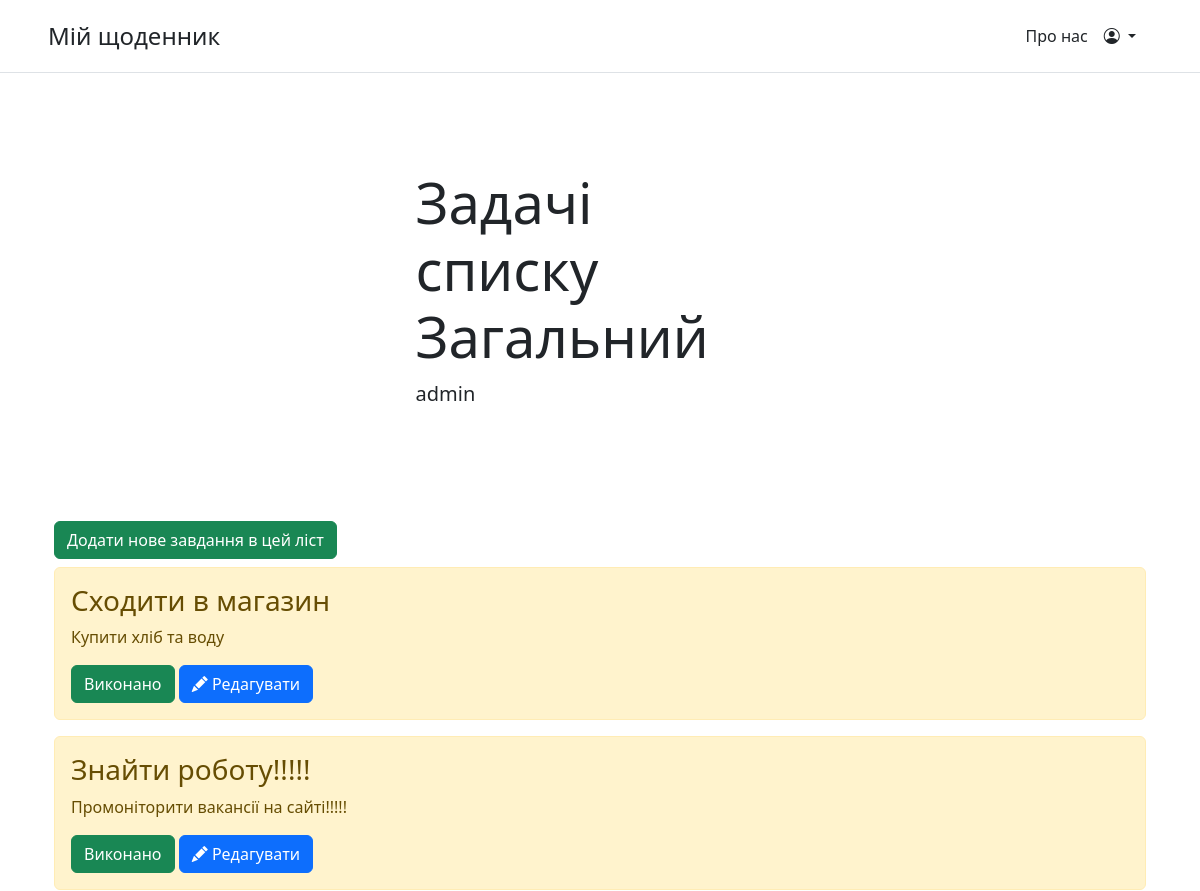
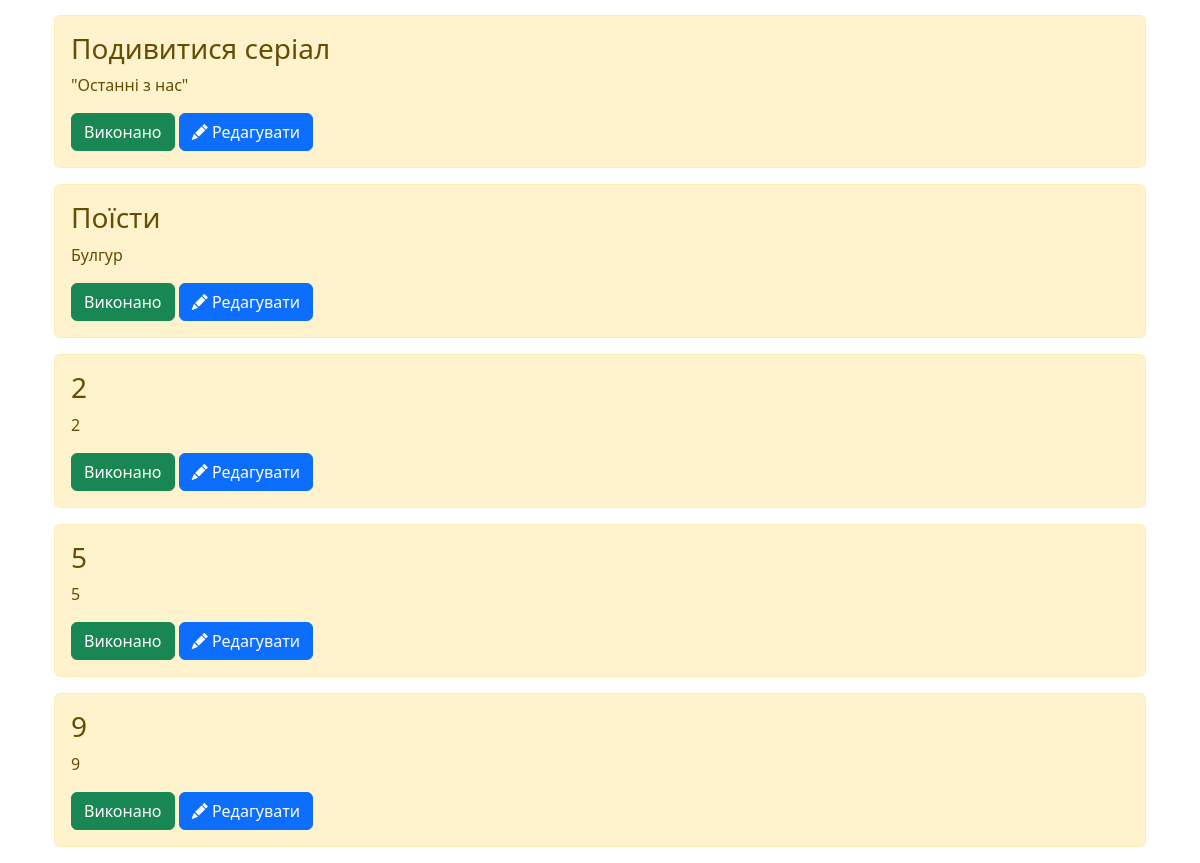
Screenshot of /task_in_list?tasklist_id=1 (signed in) with the database file from the repository (2 pictures, top to bottom).
### main/models.py (models this page shows, shortened)
class Task(models.Model):
    tasklist = models.ForeignKey(TaskList, on_delete=models.CASCADE, default=1)
    title = models.CharField('Назва', max_length=100)
    task = models.TextField('Завдання')
    class Meta:
        verbose_name = 'Завдання'
        verbose_name_plural = 'Всі завдання'

### main/views.py (the view, shortened to what this page needs)
# urls.py: path('task_in_list', views.view_tasks, name='task_in_list')
def view_tasks(request):
    tasks = Task.objects.filter(tasklist__user=request.user.id, tasklist__id = int(request.GET['tasklist_id']))
    current_tasklist = TaskList.objects.get(id = int(request.GET['tasklist_id'])).name
    context = {
        'title': f'Задачі списку {current_tasklist}',
        'tasks': tasks,
        'user': request.user,
        'mode': 'task'
    }
    return render(request,'main/index.html', context)

### main/templates/main/index.html (shortened to what this page needs)
{% extends 'main/base.html' %}
{% block content %}
    <div class="col-md-5 p-lg-5 mx-auto my-5">
      <h1 class="display-4 fw-normal">{{title}}</h1>
      <p class="lead fw-normal">{{ user.username }}</p>
    </div>
    {% if tasks %}
        {% if mode == 'task' %}
            <div class="container">
                <form method="post">
                    <button class="btn btn-success" id="add_new" value="{{elem.tasklist}}" name="add_new">Додати нове завдання в цей ліст</button>
                </form>
                {% for elem in tasks %}
                    <div class="alert alert-warning mt-2">
                        <h3>{{elem.title}}</h3>
                        <p>{{elem.task}}</p>
                        <form method="post">
                            <button class="btn btn-success" id="success" value="{{elem.id}}" name="success">Виконано</button>
                            <button class="btn btn-primary" id="edit" value="{{elem.id}}" name="edit"><i class="bi bi-pencil-fill"></i> Редагувати</button>
                        </form>
                    </div>
                {% endfor %}
            </div>
        {% else %}
            <div class="container">
            <h3>Йой, щось не так</h3>
        {% endif %}
    {% endif %}
{% endblock %}

### rows the page displays
Task: title "Сходити в магазин", task "Купити хліб та воду", {{ elem.id }} 2 (drawn)
Task: title "Знайти роботу!!!!!", task "Промоніторити вакансії на сайті!!!!!", {{ elem.id }} 11 (drawn)
Task: title "Подивитися серіал", task "\"Останні з нас\"", {{ elem.id }} 20 (drawn)
Task: title "Поїсти", task "Булгур", {{ elem.id }} 21 (drawn)
Task: title "2", task "2", {{ elem.id }} 29 (drawn)
Task: title "5", task "5", {{ elem.id }} 30 (drawn)
Task: title "9", task "9", {{ elem.id }} 31 (drawn)

### other values shown
{{ title }} "Задачі списку Загальний"
{{ user.username }} "admin"
